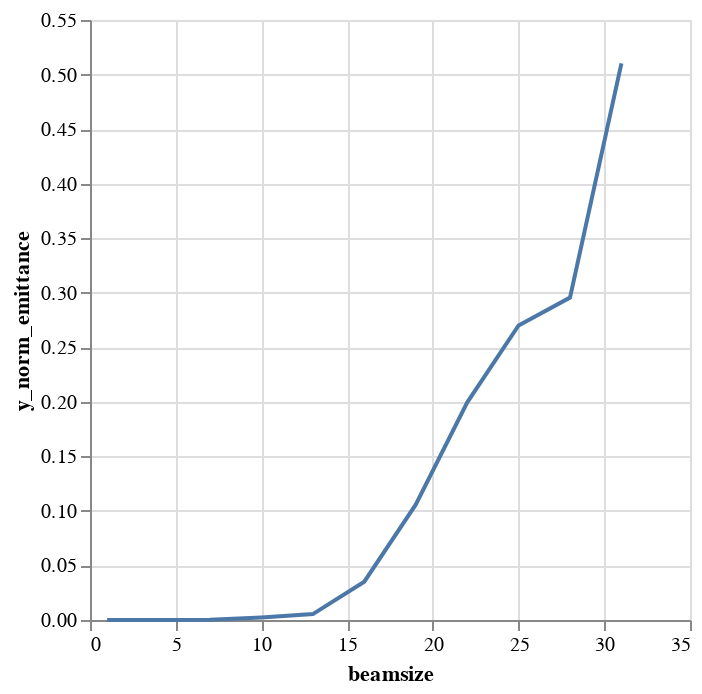

Source (notebook cell):
### Code cell
alt.Chart(emit_df).mark_line().encode(
    x='beamsize',
    y='y_norm_emittance',
)

### Figure 1 — Vega-Lite specification as saved in the notebook (floating-point values rounded to 4 significant figures)
{"$schema": "https://vega.github.io/schema/vega-lite/v1.2.1.json", "data": {"values": [{"beamsize": 1, "losses": 0, "relbeta": 0.002309, "sourceID": 16777217, "sourceName": "bs_1", "x_emittance": 0.003294, "x_norm_emittance": 7.604e-06, "y_emittance": 5.259e-05, "y_norm_emittance": 1.214e-07}, {"beamsize": 4, "losses": 0, "relbeta": 0.002309, "sourceID": 16777218, "sourceName": "bs_4", "x_emittance": 0.1084, "x_norm_emittance": 0.0002503, "y_emittance": 0.007248, "y_norm_emittance": 1.673e-05}, {"beamsize": 7, "losses": 0, "relbeta": 0.002309, "sourceID": 16777219, "sourceName": "bs_7", "x_emittance": 0.6608, "x_norm_emittance": 0.001525, "y_emittance": 0.05693, "y_norm_emittance": 0.0001314}, {"beamsize": 10, "losses": 0, "relbeta": 0.002309, "sourceID": 16777220, "sourceName": "bs_10", "x_emittance": 2.092, "x_norm_emittance": 0.00483, "y_emittance": 1.005, "y_norm_emittance": 0.00232}, {"beamsize": 13, "losses": 2, "relbeta": 0.002309, "sourceID": 16777221, "sourceName": "bs_13", "x_emittance": 6.011, "x_norm_emittance": 0.01388, "y_emittance": 2.339, "y_norm_emittance": 0.0054}, {"beamsize": 16, "losses": 13, "relbeta": 0.002309, "sourceID": 16777222, "sourceName": "bs_16", "x_emittance": 21.34, "x_norm_emittance": 0.04926, "y_emittance": 15.22, "y_norm_emittance": 0.03513}, {"beamsize": 19, "losses": 34, "relbeta": 0.002309, "sourceID": 16777223, "sourceName": "bs_19", "x_emittance": 44.99, "x_norm_emittance": 0.1039, "y_emittance": 45.82, "y_norm_emittance": 0.1058}, {"beamsize": 22, "losses": 69, "relbeta": 0.002309, "sourceID": 16777224, "sourceName": "bs_22", "x_emittance": 78.56, "x_norm_emittance": 0.1814, "y_emittance": 86.33, "y_norm_emittance": 0.1993}, {"beamsize": 25, "losses": 126, "relbeta": 0.002309, "sourceID": 16777225, "sourceName": "bs_25", "x_emittance": 89.03, "x_norm_emittance": 0.2055, "y_emittance": 116.9, "y_norm_emittance": 0.27}, {"beamsize": 28, "losses": 167, "relbeta": 0.002309, "sourceID": 16777226, "sourceName": "bs_28", "x_emittance": 107.5, "x_norm_emittance": 0.2482, "y_emittance": 128.0, "y_norm_emittance": 0.2956}, {"beamsize": 31, "losses": 219, "relbeta": 0.002309, "sourceID": 16777227, "sourceName": "bs_31", "x_emittance": 150.2, "x_norm_emittance": 0.3467, "y_emittance": 221.0, "y_norm_emittance": 0.5102}]}, "encoding": {"x": {"field": "beamsize", "type": "quantitative"}, "y": {"field": "y_norm_emittance", "type": "quantitative"}}, "mark": "line"}
